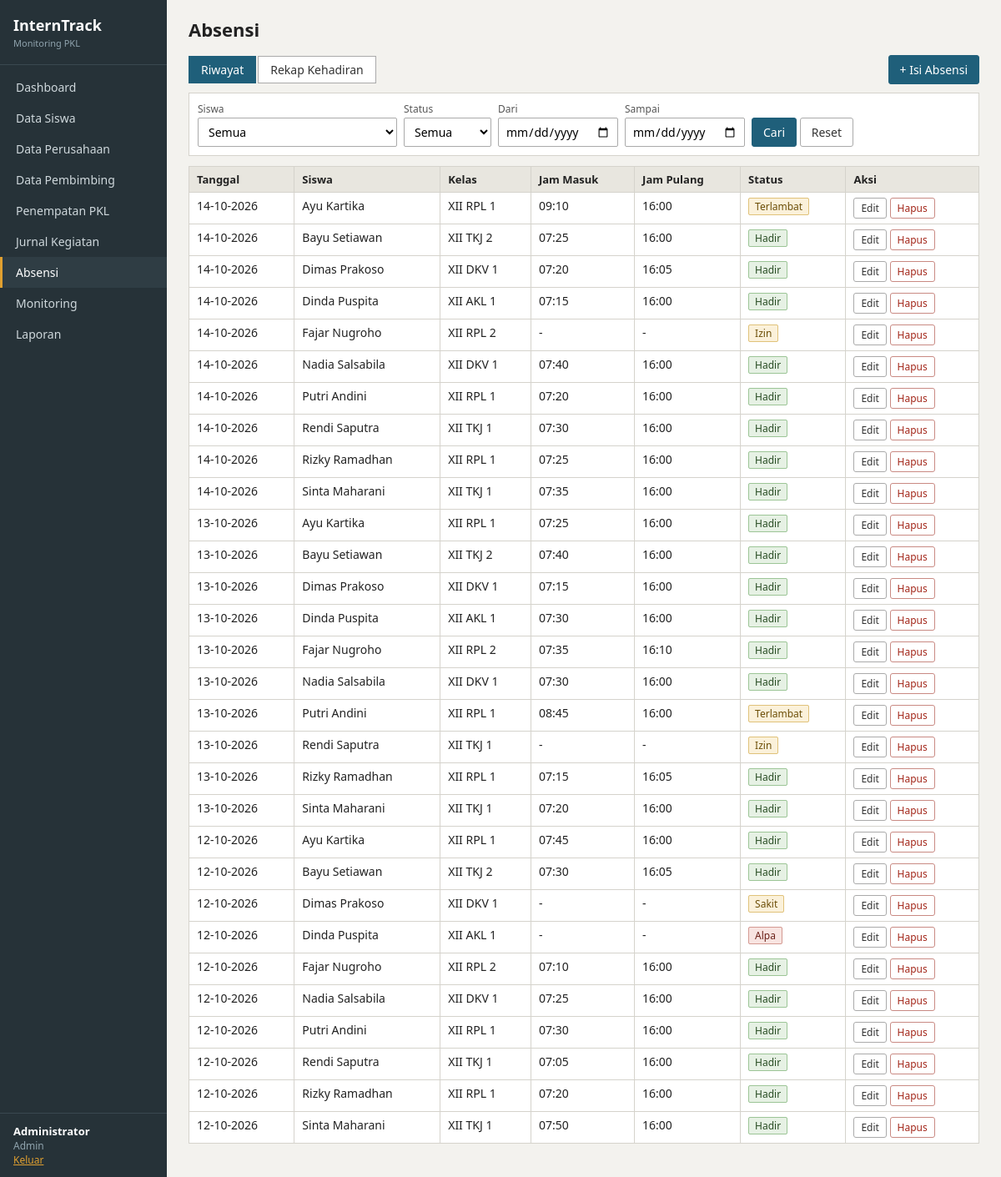
The page /admin/absensi.php (signed in) on the database its author committed.
### tables this page shows
CREATE TABLE absensi (
    id_absensi INT AUTO_INCREMENT,
    id_siswa INT NOT NULL,
    tanggal DATE NOT NULL,
    jam_masuk TIME,
    jam_pulang TIME,
    status_hadir VARCHAR(20) NOT NULL,
    PRIMARY KEY (id_absensi),
    FOREIGN KEY (id_siswa) REFERENCES siswa(id_siswa) ON DELETE CASCADE ON UPDATE CASCADE
);

CREATE TABLE siswa (
    id_siswa INT AUTO_INCREMENT,
    nisn VARCHAR(10) NOT NULL UNIQUE,
    nama_siswa VARCHAR(100) NOT NULL,
    kelas VARCHAR(20),
    id_user INT UNIQUE,
    id_perusahaan INT,
    id_pembimbing INT,
    PRIMARY KEY (id_siswa),
    FOREIGN KEY (id_user) REFERENCES users(id_user) ON DELETE SET NULL ON UPDATE CASCADE,
    FOREIGN KEY (id_perusahaan) REFERENCES perusahaan(id_perusahaan) ON DELETE SET NULL ON UPDATE CASCADE,
    FOREIGN KEY (id_pembimbing) REFERENCES pembimbing(id_pembimbing) ON DELETE SET NULL ON UPDATE CASCADE
);

### admin/absensi.php (the view, shortened to what this page needs)
<?php
require __DIR__ . '/../config/config.php';
$u = me();
$role = $u['role'];
$isSiswa = $role === 'siswa';
$canEdit = !$isSiswa;
    ?>
    <?php
$view = get('view') === 'rekap' ? 'rekap' : 'list';
page_start($isSiswa ? 'Absensi Saya' : 'Absensi', 'absensi.php');
?>
<div class="top">
    <div class="tabs" style="margin:0">
        <a href="absensi.php" class="<?= $view === 'list' ? 'on' : '' ?>">Riwayat</a><a href="absensi.php?view=rekap" class="<?= $view === 'rekap' ? 'on' : '' ?>">Rekap Kehadiran</a>
    </div>
    <a class="btn" href="absensi.php?act=add">+ Isi Absensi</a>
</div>
<?php if ($view === 'rekap'):
    $rows = siswa_stats('1=1');
    ?>
    <p>Persentase kehadiran = (Hadir + Terlambat) / total hari tercatat. Kategori: 90% ke atas Sangat Baik, 80-89% Baik, 70-79% Cukup, di bawah 70% Kurang.</p>
    <div class="tablewrap">
    <table>
        <tr><th>Siswa</th><th>Kelas</th><th class="num">Hadir</th><th class="num">Terlambat</th><th class="num">Izin</th><th class="num">Sakit</th><th class="num">Alpa</th><th class="num">Total</th><th class="num">Persentase</th><th>Kategori</th></tr>
        <?php foreach ($rows as $r): $pc = pct($r['hadir'], $r['total']); ?>
            <tr>
                <td><?= e($r['nama_siswa']) ?></td><td><?= e($r['kelas']) ?></td>
                <td class="num"><?= $r['hadir'] - $r['terlambat'] ?></td><td class="num"><?= $r['terlambat'] ?></td>
                <td class="num"><?= $r['izin'] ?></td><td class="num"><?= $r['sakit'] ?></td><td class="num"><?= $r['alpa'] ?></td>
                <td class="num"><?= $r['total'] ?></td>
                <td class="num"><?= $pc === null ? '-' : $pc . '%' ?></td>
                <td><?= $pc === null ? '-' : badge(kategori($pc)) ?></td>
            </tr>
        <?php endforeach; ?>
        <?php if (!$rows): ?><tr><td colspan="10" class="empty">Belum ada data.</td></tr><?php endif; ?>
    </table>
    </div>
<?php else:
    $fsw = get('id_siswa'); $fst = get('status'); $dari = get('dari'); $sampai = get('sampai');
    $p = []; $sc = scope($p);
    $where = [$sc]; $par = $p;
    $rows = all("SELECT a.*, s.nama_siswa, s.kelas FROM absensi a JOIN siswa s ON s.id_siswa = a.id_siswa
                 WHERE " . implode(' AND ', $where) . " ORDER BY a.tanggal DESC, s.nama_siswa", $par);
    ?>
    <form method="get" class="filter">
        <?php if (!$isSiswa): ?>
        <div><label>Siswa</label><select name="id_siswa"><option value="">Semua</option><?= siswa_options($fsw) ?></select></div>
        <?php endif; ?>
        <div><label>Status</label><select name="status"><option value="">Semua</option>
        </select></div>
        <div><label>Dari</label><input type="date" name="dari" value="<?= e($dari) ?>"></div>
        <div><label>Sampai</label><input type="date" name="sampai" value="<?= e($sampai) ?>"></div>
        <div><button class="btn">Cari</button> <a class="btn btn-gray" href="absensi.php">Reset</a></div>
    </form>
    <div class="tablewrap">
    <table>
        <tr><th>Tanggal</th><?php if (!$isSiswa): ?><th>Siswa</th><th>Kelas</th><?php endif; ?><th>Jam Masuk</th><th>Jam Pulang</th><th>Status</th><?php if ($canEdit): ?><th>Aksi</th><?php endif; ?></tr>
        <?php foreach ($rows as $r): ?>
            <tr>
                <td><?= tgl($r['tanggal']) ?></td>
                <?php if (!$isSiswa): ?><td><?= e($r['nama_siswa']) ?></td><td><?= e($r['kelas']) ?></td><?php endif; ?>
                <td><?= $r['jam_masuk'] ? substr($r['jam_masuk'], 0, 5) : '-' ?></td>
                <td><?= $r['jam_pulang'] ? substr($r['jam_pulang'], 0, 5) : '-' ?></td>
                <td><?= badge($r['status_hadir']) ?></td>
                <?php if ($canEdit): ?>
                <td class="act">
                    <a class="btn btn-sm btn-gray" href="absensi.php?act=edit&id=<?= $r['id_absensi'] ?>">Edit</a>
                    <?= delete_form('absensi.php', $r['id_absensi'], 'Hapus', 'Hapus absensi ' . $r['nama_siswa'] . ' tanggal ' . tgl($r['tanggal']) . '?') ?>
                </td>
                <?php endif; ?>
            </tr>
        <?php endforeach; ?>
    </table>
    </div>
<?php endif; ?>
<?php page_end(); ?>

### config/config.php (shortened to what this page needs)
<?php
$DB_HOST = 'localhost';
$DB_NAME = 'interntrack';
$DB_USER = 'root';
$DB_PASS = '';
try {
    $db = new PDO("mysql:host=$DB_HOST;dbname=$DB_NAME;charset=utf8mb4", $DB_USER, $DB_PASS, [
        PDO::ATTR_ERRMODE => PDO::ERRMODE_EXCEPTION,
        PDO::ATTR_DEFAULT_FETCH_MODE => PDO::FETCH_ASSOC,
    ]);
} catch (PDOException $ex) {
    die('Koneksi database gagal. Pastikan database "' . htmlspecialchars($DB_NAME) . '" sudah dibuat dan SQL sudah di-import. <br>' . htmlspecialchars($ex->getMessage()));
}
function q($sql, $params = []) { global $db; $st = $db->prepare($sql); $st->execute($params); return $st; }
function all($sql, $params = []) { return q($sql, $params)->fetchAll(); }
function e($s) { return htmlspecialchars((string)$s, ENT_QUOTES, 'UTF-8'); }
function tgl($d) { return $d ? date('d-m-Y', strtotime($d)) : '-'; }
function get($k) { return trim($_GET[$k] ?? ''); }
function badge($t) {
    $ok = ['Disetujui', 'Hadir', 'Aktif', 'Sangat Baik', 'Baik'];
    $warn = ['Pending', 'Izin', 'Sakit', 'Terlambat', 'Cukup', 'Belum Lengkap'];
    $err = ['Revisi', 'Alpa', 'Kurang'];
    $c = in_array($t, $ok) ? 'b-ok' : (in_array($t, $warn) ? 'b-warn' : (in_array($t, $err) ? 'b-err' : 'b-gray'));
    return '<span class="badge ' . $c . '">' . e($t) . '</span>';
}
function me() { return $_SESSION['user'] ?? null; }
function scope(&$params, $a = 's') {
    $u = me();
    return '1=1';
}
function page_start($title, $active = '') {
    $u = me();
    $all = ['admin', 'pembimbing', 'perusahaan', 'siswa'];
    $a = BASE . ($u['role'] === 'siswa' ? '/siswa/' : '/admin/');
    $menu = [
        [$a . 'dashboard.php', 'Dashboard', $all],
        [$a . 'siswa.php', 'Data Siswa', ['admin', 'pembimbing', 'perusahaan']],
        [$a . 'perusahaan.php', 'Data Perusahaan', ['admin']],
        [$a . 'pembimbing.php', 'Data Pembimbing', ['admin']],
        [$a . 'penempatan.php', 'Penempatan PKL', ['admin']],
        [$a . 'jurnal.php', 'Jurnal Kegiatan', $all],
        [$a . 'absensi.php', 'Absensi', $all],
        [$a . 'monitoring.php', 'Monitoring', $all],
        [BASE . '/laporan/laporan.php', 'Laporan', ['admin', 'pembimbing', 'perusahaan']],
    ];
    $roleLabel = ['admin' => 'Admin', 'pembimbing' => 'Guru Pembimbing', 'perusahaan' => 'Perusahaan', 'siswa' => 'Siswa'];
    echo '<!DOCTYPE html><html lang="id"><head><meta charset="utf-8"><meta name="viewport" content="width=device-width, initial-scale=1">';
    echo '<title>' . e($title) . ' - InternTrack</title><link rel="stylesheet" href="' . BASE . '/assets/style.css"></head><body>';
    echo '<div class="side"><div class="brand">InternTrack<small>Monitoring PKL</small></div><ul>';
    foreach ($menu as $m) {
        echo '<li><a href="' . $m[0] . '"' . ($active === basename($m[0]) ? ' class="on"' : '') . '>' . $m[1] . '</a></li>';
    }
    echo '</ul><div class="who"><b>' . e($u['name']) . '</b><br>' . $roleLabel[$u['role']] . '<br><a href="' . BASE . '/auth/logout.php">Keluar</a></div></div>';
    echo '<div class="main"><h1>' . e($title) . '</h1>';
}
function page_end() {
    echo '</div></body></html>';
}
function delete_form($url, $id, $label = 'Hapus', $pesan = 'Yakin ingin menghapus data ini?') {
    return '<form method="post" action="' . e($url) . '" class="inline" onsubmit="return confirm(\'' . e($pesan) . '\')">'
        . '<input type="hidden" name="do" value="delete"><input type="hidden" name="id" value="' . (int)$id . '">'
        . '<button class="btn btn-sm btn-red">' . e($label) . '</button></form>';
}

### assets/style.css (style rules this page uses)
* { box-sizing: border-box; }
body { margin: 0; font-family: "Segoe UI", Arial, sans-serif; font-size: 14px; color: #222; background: #f3f2ee; }
a { color: #1f5f7a; }
.side { position: fixed; top: 0; left: 0; bottom: 0; width: 200px; background: #263238; color: #cfd8dc; display: flex; flex-direction: column; }
.brand { padding: 18px 16px; font-size: 18px; font-weight: bold; color: #fff; border-bottom: 1px solid #3a4850; }
.brand small { display: block; font-size: 11px; font-weight: normal; color: #90a4ae; margin-top: 2px; }
.side ul { list-style: none; margin: 0; padding: 8px 0; flex: 1; }
.side li a { display: block; padding: 9px 16px; color: #cfd8dc; text-decoration: none; border-left: 3px solid transparent; }
.side li a.on { background: #2f3d44; border-left-color: #e0a030; color: #fff; }
.who { padding: 12px 16px; font-size: 12px; border-top: 1px solid #3a4850; color: #90a4ae; }
.who b { color: #fff; font-size: 13px; }
.who a { color: #e0a030; }
.main { margin-left: 200px; padding: 20px 26px 40px; }
h1 { font-size: 22px; margin: 0 0 16px; }
.btn { display: inline-block; padding: 7px 13px; font: inherit; border: 1px solid #1f5f7a; background: #1f5f7a; color: #fff; text-decoration: none; cursor: pointer; border-radius: 3px; }
.btn-gray { background: #fff; color: #333; border-color: #aaa; }
.btn-red { background: #fff; color: #a32619; border-color: #c98a83; }
.btn-sm { padding: 3px 8px; font-size: 12px; }
form.inline { display: inline; }
table { border-collapse: collapse; width: 100%; background: #fff; }
th, td { border: 1px solid #d5d3cc; padding: 6px 9px; text-align: left; vertical-align: top; }
th { background: #e8e6df; font-size: 13px; }
td.act { white-space: nowrap; }
.tablewrap { overflow-x: auto; }
.filter { background: #fff; border: 1px solid #d5d3cc; padding: 10px; margin-bottom: 12px; display: flex; flex-wrap: wrap; gap: 8px; align-items: end; }
.filter label { display: block; font-size: 12px; color: #555; margin-bottom: 2px; }
.top { display: flex; justify-content: space-between; align-items: center; margin-bottom: 10px; gap: 10px; }
input[type=text], input[type=password], input[type=date], input[type=time], select, textarea { font: inherit; padding: 6px 8px; border: 1px solid #aaa; background: #fff; border-radius: 2px; max-width: 100%; }
.badge { font-size: 12px; padding: 1px 7px; border: 1px solid; border-radius: 2px; white-space: nowrap; }
.b-ok { background: #e6f1e4; border-color: #9cc596; color: #274b22; }
.b-warn { background: #fbf1da; border-color: #e0c27a; color: #6b4d06; }
.b-err { background: #f8e4e1; border-color: #d49a92; color: #6b2018; }
.tabs { margin-bottom: 12px; }
.tabs a { display: inline-block; padding: 6px 14px; border: 1px solid #aaa; background: #fff; text-decoration: none; color: #333; margin-right: 2px; }
.tabs a.on { background: #1f5f7a; border-color: #1f5f7a; color: #fff; }

### rows shown on the page
absensi: tanggal "14-10-2026", id_siswa.nama_siswa "Ayu Kartika", id_siswa.kelas "XII RPL 1", jam_masuk "09:10", jam_pulang "16:00", status_hadir "Terlambat"
absensi: tanggal "14-10-2026", id_siswa.nama_siswa "Bayu Setiawan", id_siswa.kelas "XII TKJ 2", jam_masuk "07:25", jam_pulang "16:00", status_hadir "Hadir"
absensi: tanggal "14-10-2026", id_siswa.nama_siswa "Dimas Prakoso", id_siswa.kelas "XII DKV 1", jam_masuk "07:20", jam_pulang "16:05", status_hadir "Hadir"
absensi: tanggal "14-10-2026", id_siswa.nama_siswa "Dinda Puspita", id_siswa.kelas "XII AKL 1", jam_masuk "07:15", jam_pulang "16:00", status_hadir "Hadir"
absensi: tanggal "14-10-2026", id_siswa.nama_siswa "Fajar Nugroho", id_siswa.kelas "XII RPL 2", status_hadir "Izin"
absensi: tanggal "14-10-2026", id_siswa.nama_siswa "Nadia Salsabila", id_siswa.kelas "XII DKV 1", jam_masuk "07:40", jam_pulang "16:00", status_hadir "Hadir"
absensi: tanggal "14-10-2026", id_siswa.nama_siswa "Putri Andini", id_siswa.kelas "XII RPL 1", jam_masuk "07:20", jam_pulang "16:00", status_hadir "Hadir"
absensi: tanggal "14-10-2026", id_siswa.nama_siswa "Rendi Saputra", id_siswa.kelas "XII TKJ 1", jam_masuk "07:30", jam_pulang "16:00", status_hadir "Hadir"
absensi: tanggal "14-10-2026", id_siswa.nama_siswa "Rizky Ramadhan", id_siswa.kelas "XII RPL 1", jam_masuk "07:25", jam_pulang "16:00", status_hadir "Hadir"
absensi: tanggal "14-10-2026", id_siswa.nama_siswa "Sinta Maharani", id_siswa.kelas "XII TKJ 1", jam_masuk "07:35", jam_pulang "16:00", status_hadir "Hadir"
absensi: tanggal "13-10-2026", id_siswa.nama_siswa "Ayu Kartika", id_siswa.kelas "XII RPL 1", jam_masuk "07:25", jam_pulang "16:00", status_hadir "Hadir"
absensi: tanggal "13-10-2026", id_siswa.nama_siswa "Bayu Setiawan", id_siswa.kelas "XII TKJ 2", jam_masuk "07:40", jam_pulang "16:00", status_hadir "Hadir"
absensi: tanggal "13-10-2026", id_siswa.nama_siswa "Dimas Prakoso", id_siswa.kelas "XII DKV 1", jam_masuk "07:15", jam_pulang "16:00", status_hadir "Hadir"
absensi: tanggal "13-10-2026", id_siswa.nama_siswa "Dinda Puspita", id_siswa.kelas "XII AKL 1", jam_masuk "07:30", jam_pulang "16:00", status_hadir "Hadir"
absensi: tanggal "13-10-2026", id_siswa.nama_siswa "Fajar Nugroho", id_siswa.kelas "XII RPL 2", jam_masuk "07:35", jam_pulang "16:10", status_hadir "Hadir"
absensi: tanggal "13-10-2026", id_siswa.nama_siswa "Nadia Salsabila", id_siswa.kelas "XII DKV 1", jam_masuk "07:30", jam_pulang "16:00", status_hadir "Hadir"
absensi: tanggal "13-10-2026", id_siswa.nama_siswa "Putri Andini", id_siswa.kelas "XII RPL 1", jam_masuk "08:45", jam_pulang "16:00", status_hadir "Terlambat"
absensi: tanggal "13-10-2026", id_siswa.nama_siswa "Rendi Saputra", id_siswa.kelas "XII TKJ 1", status_hadir "Izin"
absensi: tanggal "13-10-2026", id_siswa.nama_siswa "Rizky Ramadhan", id_siswa.kelas "XII RPL 1", jam_masuk "07:15", jam_pulang "16:05", status_hadir "Hadir"
absensi: tanggal "13-10-2026", id_siswa.nama_siswa "Sinta Maharani", id_siswa.kelas "XII TKJ 1", jam_masuk "07:20", jam_pulang "16:00", status_hadir "Hadir"
absensi: tanggal "12-10-2026", id_siswa.nama_siswa "Ayu Kartika", id_siswa.kelas "XII RPL 1", jam_masuk "07:45", jam_pulang "16:00", status_hadir "Hadir"
absensi: tanggal "12-10-2026", id_siswa.nama_siswa "Bayu Setiawan", id_siswa.kelas "XII TKJ 2", jam_masuk "07:30", jam_pulang "16:05", status_hadir "Hadir"
absensi: tanggal "12-10-2026", id_siswa.nama_siswa "Dimas Prakoso", id_siswa.kelas "XII DKV 1", status_hadir "Sakit"
absensi: tanggal "12-10-2026", id_siswa.nama_siswa "Dinda Puspita", id_siswa.kelas "XII AKL 1", status_hadir "Alpa"
absensi: tanggal "12-10-2026", id_siswa.nama_siswa "Fajar Nugroho", id_siswa.kelas "XII RPL 2", jam_masuk "07:10", jam_pulang "16:00", status_hadir "Hadir"
absensi: tanggal "12-10-2026", id_siswa.nama_siswa "Nadia Salsabila", id_siswa.kelas "XII DKV 1", jam_masuk "07:25", jam_pulang "16:00", status_hadir "Hadir"
absensi: tanggal "12-10-2026", id_siswa.nama_siswa "Putri Andini", id_siswa.kelas "XII RPL 1", jam_masuk "07:30", jam_pulang "16:00", status_hadir "Hadir"
absensi: tanggal "12-10-2026", id_siswa.nama_siswa "Rendi Saputra", id_siswa.kelas "XII TKJ 1", jam_masuk "07:05", jam_pulang "16:00", status_hadir "Hadir"
absensi: tanggal "12-10-2026", id_siswa.nama_siswa "Rizky Ramadhan", id_siswa.kelas "XII RPL 1", jam_masuk "07:20", jam_pulang "16:00", status_hadir "Hadir"
absensi: tanggal "12-10-2026", id_siswa.nama_siswa "Sinta Maharani", id_siswa.kelas "XII TKJ 1", jam_masuk "07:50", jam_pulang "16:00", status_hadir "Hadir"

### other values the page prints
$m[1] "Dashboard"
$m[1] "Data Siswa"
$m[1] "Data Perusahaan"
$m[1] "Data Pembimbing"
$m[1] "Penempatan PKL"
$m[1] "Jurnal Kegiatan"
$m[1] "Absensi"
$m[1] "Monitoring"
$m[1] "Laporan"
$u['name'] "Administrator"
$roleLabel[$u['role']] "Admin"
$title "Absensi"
